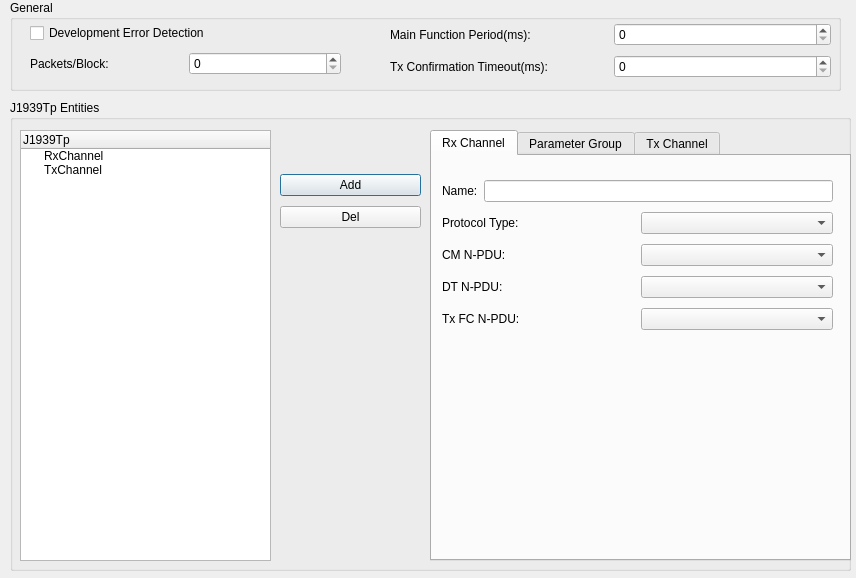
<?xml version="1.0" encoding="UTF-8"?>
<ui version="4.0">
 <class>cd_j1939tp</class>
 <widget class="QDialog" name="cd_j1939tp">
  <property name="geometry">
   <rect>
    <x>0</x>
    <y>0</y>
    <width>856</width>
    <height>578</height>
   </rect>
  </property>
  <property name="windowTitle">
   <string>Dialog</string>
  </property>
  <property name="styleSheet">
   <string notr="true">font: 12pt &quot;Consolas&quot;;</string>
  </property>
  <widget class="QGroupBox" name="groupBox">
   <property name="geometry">
    <rect>
     <x>10</x>
     <y>0</y>
     <width>831</width>
     <height>91</height>
    </rect>
   </property>
   <property name="title">
    <string>General</string>
   </property>
   <widget class="QWidget" name="layoutWidget">
    <property name="geometry">
     <rect>
      <x>380</x>
      <y>20</y>
      <width>441</width>
      <height>62</height>
     </rect>
    </property>
    <layout class="QVBoxLayout" name="verticalLayout">
     <item>
      <layout class="QHBoxLayout" name="horizontalLayout_2">
       <item>
        <widget class="QLabel" name="label_2">
         <property name="text">
          <string>Main Function Period(ms):</string>
         </property>
        </widget>
       </item>
       <item>
        <widget class="QSpinBox" name="spbxMainFncPeriod"/>
       </item>
      </layout>
     </item>
     <item>
      <layout class="QHBoxLayout" name="horizontalLayout_3">
       <item>
        <widget class="QLabel" name="label_3">
         <property name="text">
          <string>Tx Confirmation Timeout(ms):</string>
         </property>
        </widget>
       </item>
       <item>
        <widget class="QSpinBox" name="spbxCfTmo"/>
       </item>
      </layout>
     </item>
    </layout>
   </widget>
   <widget class="QWidget" name="layoutWidget">
    <property name="geometry">
     <rect>
      <x>20</x>
      <y>20</y>
      <width>311</width>
      <height>58</height>
     </rect>
    </property>
    <layout class="QVBoxLayout" name="verticalLayout_2">
     <item>
      <widget class="QCheckBox" name="cbxDevError">
       <property name="text">
        <string>Development Error Detection</string>
       </property>
      </widget>
     </item>
     <item>
      <layout class="QHBoxLayout" name="horizontalLayout">
       <item>
        <widget class="QLabel" name="label">
         <property name="text">
          <string>Packets/Block:</string>
         </property>
        </widget>
       </item>
       <item>
        <widget class="QSpinBox" name="spbxPktBlk"/>
       </item>
      </layout>
     </item>
    </layout>
   </widget>
  </widget>
  <widget class="QGroupBox" name="groupBox_2">
   <property name="geometry">
    <rect>
     <x>10</x>
     <y>100</y>
     <width>841</width>
     <height>471</height>
    </rect>
   </property>
   <property name="title">
    <string>J1939Tp Entities</string>
   </property>
   <widget class="QTreeWidget" name="trJ1939Tp">
    <property name="geometry">
     <rect>
      <x>10</x>
      <y>30</y>
      <width>251</width>
      <height>431</height>
     </rect>
    </property>
    <column>
     <property name="text">
      <string>J1939Tp</string>
     </property>
    </column>
    <item>
     <property name="text">
      <string>RxChannel</string>
     </property>
    </item>
    <item>
     <property name="text">
      <string>TxChannel</string>
     </property>
    </item>
   </widget>
   <widget class="QTabWidget" name="tabJ1939Tp">
    <property name="geometry">
     <rect>
      <x>420</x>
      <y>30</y>
      <width>421</width>
      <height>431</height>
     </rect>
    </property>
    <property name="currentIndex">
     <number>0</number>
    </property>
    <widget class="QWidget" name="tab">
     <attribute name="title">
      <string>Rx Channel</string>
     </attribute>
     <widget class="QWidget" name="layoutWidget">
      <property name="geometry">
       <rect>
        <x>10</x>
        <y>20</y>
        <width>391</width>
        <height>161</height>
       </rect>
      </property>
      <layout class="QVBoxLayout" name="verticalLayout_4">
       <item>
        <layout class="QHBoxLayout" name="horizontalLayout_4">
         <item>
          <widget class="QLabel" name="label_4">
           <property name="text">
            <string>Name:</string>
           </property>
          </widget>
         </item>
         <item>
          <widget class="QLineEdit" name="leRxChlName"/>
         </item>
        </layout>
       </item>
       <item>
        <layout class="QHBoxLayout" name="horizontalLayout_5">
         <item>
          <widget class="QLabel" name="label_5">
           <property name="text">
            <string>Protocol Type:</string>
           </property>
          </widget>
         </item>
         <item>
          <widget class="QComboBox" name="cmbxRxProType"/>
         </item>
        </layout>
       </item>
       <item>
        <layout class="QHBoxLayout" name="horizontalLayout_6">
         <item>
          <widget class="QLabel" name="label_6">
           <property name="text">
            <string>CM N-PDU:</string>
           </property>
          </widget>
         </item>
         <item>
          <widget class="QComboBox" name="cmbxRxCmNpdu"/>
         </item>
        </layout>
       </item>
       <item>
        <layout class="QHBoxLayout" name="horizontalLayout_7">
         <item>
          <widget class="QLabel" name="label_7">
           <property name="text">
            <string>DT N-PDU:</string>
           </property>
          </widget>
         </item>
         <item>
          <widget class="QComboBox" name="cmbxRxDtNpdu"/>
         </item>
        </layout>
       </item>
       <item>
        <layout class="QHBoxLayout" name="horizontalLayout_8">
         <item>
          <widget class="QLabel" name="label_8">
           <property name="text">
            <string>Tx FC N-PDU:</string>
           </property>
          </widget>
         </item>
         <item>
          <widget class="QComboBox" name="cmbxTxFcNpdu"/>
         </item>
        </layout>
       </item>
      </layout>
     </widget>
    </widget>
    <widget class="QWidget" name="tab_2">
     <attribute name="title">
      <string>Parameter Group</string>
     </attribute>
     <widget class="QWidget" name="layoutWidget">
      <property name="geometry">
       <rect>
        <x>10</x>
        <y>21</y>
        <width>391</width>
        <height>186</height>
       </rect>
      </property>
      <layout class="QVBoxLayout" name="verticalLayout_5">
       <item>
        <layout class="QHBoxLayout" name="horizontalLayout_9">
         <item>
          <widget class="QLabel" name="label_9">
           <property name="text">
            <string>Name:</string>
           </property>
          </widget>
         </item>
         <item>
          <widget class="QLineEdit" name="leParmName"/>
         </item>
        </layout>
       </item>
       <item>
        <layout class="QHBoxLayout" name="horizontalLayout_10">
         <item>
          <widget class="QLabel" name="label_10">
           <property name="text">
            <string>PGN:</string>
           </property>
          </widget>
         </item>
         <item>
          <widget class="QLineEdit" name="lePgn"/>
         </item>
        </layout>
       </item>
       <item>
        <layout class="QHBoxLayout" name="horizontalLayout_12">
         <item>
          <widget class="QLabel" name="label_12">
           <property name="text">
            <string>N-SDU:</string>
           </property>
          </widget>
         </item>
         <item>
          <widget class="QComboBox" name="cmbxParmNSdu"/>
         </item>
        </layout>
       </item>
       <item>
        <widget class="QCheckBox" name="cbxDynNPdu">
         <property name="text">
          <string>Dynamic N-PDU</string>
         </property>
        </widget>
       </item>
       <item>
        <widget class="QCheckBox" name="cbxEnDrtNPdu">
         <property name="text">
          <string>Enable Direct N-Pdu</string>
         </property>
        </widget>
       </item>
       <item>
        <layout class="QHBoxLayout" name="horizontalLayout_13">
         <item>
          <widget class="QLabel" name="label_13">
           <property name="text">
            <string>Direct N-PDU:</string>
           </property>
          </widget>
         </item>
         <item>
          <widget class="QComboBox" name="cmbxDrtNpdu"/>
         </item>
        </layout>
       </item>
      </layout>
     </widget>
    </widget>
    <widget class="QWidget" name="tab_3">
     <attribute name="title">
      <string>Tx Channel</string>
     </attribute>
     <widget class="QWidget" name="layoutWidget_7">
      <property name="geometry">
       <rect>
        <x>10</x>
        <y>20</y>
        <width>391</width>
        <height>161</height>
       </rect>
      </property>
      <layout class="QVBoxLayout" name="verticalLayout_6">
       <item>
        <layout class="QHBoxLayout" name="horizontalLayout_11">
         <item>
          <widget class="QLabel" name="label_11">
           <property name="text">
            <string>Name:</string>
           </property>
          </widget>
         </item>
         <item>
          <widget class="QLineEdit" name="leTxChlName"/>
         </item>
        </layout>
       </item>
       <item>
        <layout class="QHBoxLayout" name="horizontalLayout_14">
         <item>
          <widget class="QLabel" name="label_14">
           <property name="text">
            <string>Protocol Type:</string>
           </property>
          </widget>
         </item>
         <item>
          <widget class="QComboBox" name="cmbxTxProType"/>
         </item>
        </layout>
       </item>
       <item>
        <layout class="QHBoxLayout" name="horizontalLayout_15">
         <item>
          <widget class="QLabel" name="label_15">
           <property name="text">
            <string>CM N-PDU:</string>
           </property>
          </widget>
         </item>
         <item>
          <widget class="QComboBox" name="cmbxTxCmNpdu"/>
         </item>
        </layout>
       </item>
       <item>
        <layout class="QHBoxLayout" name="horizontalLayout_16">
         <item>
          <widget class="QLabel" name="label_16">
           <property name="text">
            <string>DT N-PDU:</string>
           </property>
          </widget>
         </item>
         <item>
          <widget class="QComboBox" name="cmbxTxDtNpdu"/>
         </item>
        </layout>
       </item>
       <item>
        <layout class="QHBoxLayout" name="horizontalLayout_17">
         <item>
          <widget class="QLabel" name="label_17">
           <property name="text">
            <string>Rx FC N-PDU:</string>
           </property>
          </widget>
         </item>
         <item>
          <widget class="QComboBox" name="cmbxRxFcNpdu"/>
         </item>
        </layout>
       </item>
      </layout>
     </widget>
    </widget>
   </widget>
   <widget class="QWidget" name="layoutWidget">
    <property name="geometry">
     <rect>
      <x>270</x>
      <y>70</y>
      <width>141</width>
      <height>62</height>
     </rect>
    </property>
    <layout class="QVBoxLayout" name="verticalLayout_3">
     <item>
      <widget class="QPushButton" name="btn1">
       <property name="text">
        <string>Add</string>
       </property>
      </widget>
     </item>
     <item>
      <widget class="QPushButton" name="btn2">
       <property name="text">
        <string>Del</string>
       </property>
      </widget>
     </item>
    </layout>
   </widget>
  </widget>
 </widget>
 <resources/>
 <connections/>
</ui>
